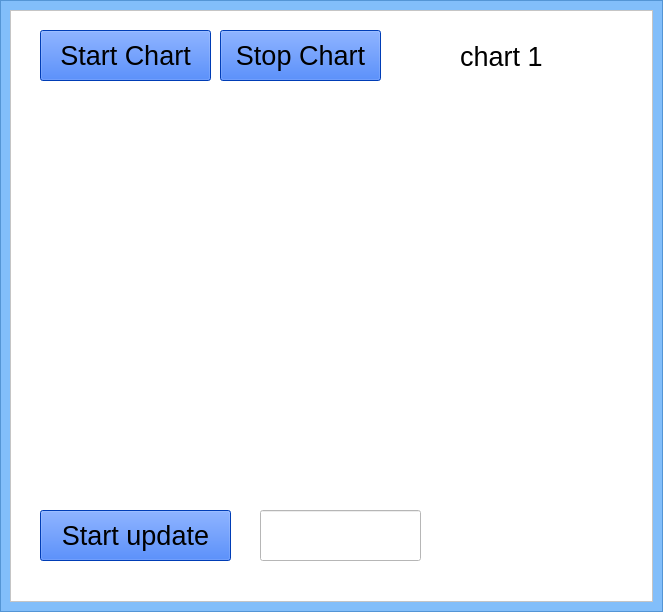
<?xml version="1.0" encoding="UTF-8"?>
<ui version="4.0">
 <class>MainWindow</class>
 <widget class="QMainWindow" name="MainWindow">
  <property name="geometry">
   <rect>
    <x>0</x>
    <y>0</y>
    <width>663</width>
    <height>612</height>
   </rect>
  </property>
  <property name="windowTitle">
   <string>MainWindow</string>
  </property>
  <widget class="QWidget" name="centralwidget">
   <layout class="QGridLayout" name="gridLayout" rowstretch="0" columnstretch="0" rowminimumheight="0" columnminimumwidth="0">
    <property name="leftMargin">
     <number>0</number>
    </property>
    <property name="topMargin">
     <number>0</number>
    </property>
    <property name="rightMargin">
     <number>0</number>
    </property>
    <property name="bottomMargin">
     <number>0</number>
    </property>
    <property name="spacing">
     <number>0</number>
    </property>
    <item row="0" column="0">
     <widget class="QFrame" name="frame">
      <property name="font">
       <font>
        <pointsize>20</pointsize>
       </font>
      </property>
      <property name="styleSheet">
       <string notr="true">background-color: rgba(85, 170, 255, 180);</string>
      </property>
      <property name="frameShape">
       <enum>QFrame::StyledPanel</enum>
      </property>
      <property name="frameShadow">
       <enum>QFrame::Raised</enum>
      </property>
      <layout class="QGridLayout" name="gridLayout_2">
       <item row="0" column="0">
        <widget class="QFrame" name="frame_2">
         <property name="styleSheet">
          <string notr="true">background-color: rgb(255, 255, 255);</string>
         </property>
         <property name="frameShape">
          <enum>QFrame::StyledPanel</enum>
         </property>
         <property name="frameShadow">
          <enum>QFrame::Raised</enum>
         </property>
         <widget class="QLabel" name="label">
          <property name="geometry">
           <rect>
            <x>450</x>
            <y>30</y>
            <width>83</width>
            <height>33</height>
           </rect>
          </property>
          <property name="font">
           <font>
            <pointsize>20</pointsize>
           </font>
          </property>
          <property name="text">
           <string>chart 1</string>
          </property>
         </widget>
         <widget class="QPushButton" name="Button_start_1">
          <property name="geometry">
           <rect>
            <x>30</x>
            <y>20</y>
            <width>171</width>
            <height>51</height>
           </rect>
          </property>
          <property name="font">
           <font>
            <pointsize>20</pointsize>
           </font>
          </property>
          <property name="styleSheet">
           <string notr="true">background-color: rgb(0, 85, 255);</string>
          </property>
          <property name="text">
           <string>Start Chart</string>
          </property>
         </widget>
         <widget class="QWidget" name="verticalLayoutWidget">
          <property name="geometry">
           <rect>
            <x>20</x>
            <y>90</y>
            <width>601</width>
            <height>371</height>
           </rect>
          </property>
          <layout class="QVBoxLayout" name="screen"/>
         </widget>
         <widget class="QPushButton" name="Button_start_2">
          <property name="geometry">
           <rect>
            <x>30</x>
            <y>500</y>
            <width>191</width>
            <height>51</height>
           </rect>
          </property>
          <property name="font">
           <font>
            <pointsize>20</pointsize>
           </font>
          </property>
          <property name="styleSheet">
           <string notr="true">background-color: rgb(0, 85, 255);</string>
          </property>
          <property name="text">
           <string>Start update</string>
          </property>
         </widget>
         <widget class="QPushButton" name="Button_stop_1">
          <property name="geometry">
           <rect>
            <x>210</x>
            <y>20</y>
            <width>161</width>
            <height>51</height>
           </rect>
          </property>
          <property name="font">
           <font>
            <pointsize>20</pointsize>
           </font>
          </property>
          <property name="styleSheet">
           <string notr="true">background-color: rgb(0, 85, 255);</string>
          </property>
          <property name="text">
           <string>Stop Chart</string>
          </property>
         </widget>
         <widget class="QLineEdit" name="lineEdit_1">
          <property name="geometry">
           <rect>
            <x>250</x>
            <y>500</y>
            <width>161</width>
            <height>51</height>
           </rect>
          </property>
          <property name="font">
           <font>
            <pointsize>20</pointsize>
           </font>
          </property>
         </widget>
        </widget>
       </item>
      </layout>
     </widget>
    </item>
   </layout>
  </widget>
 </widget>
 <resources/>
 <connections/>
</ui>
